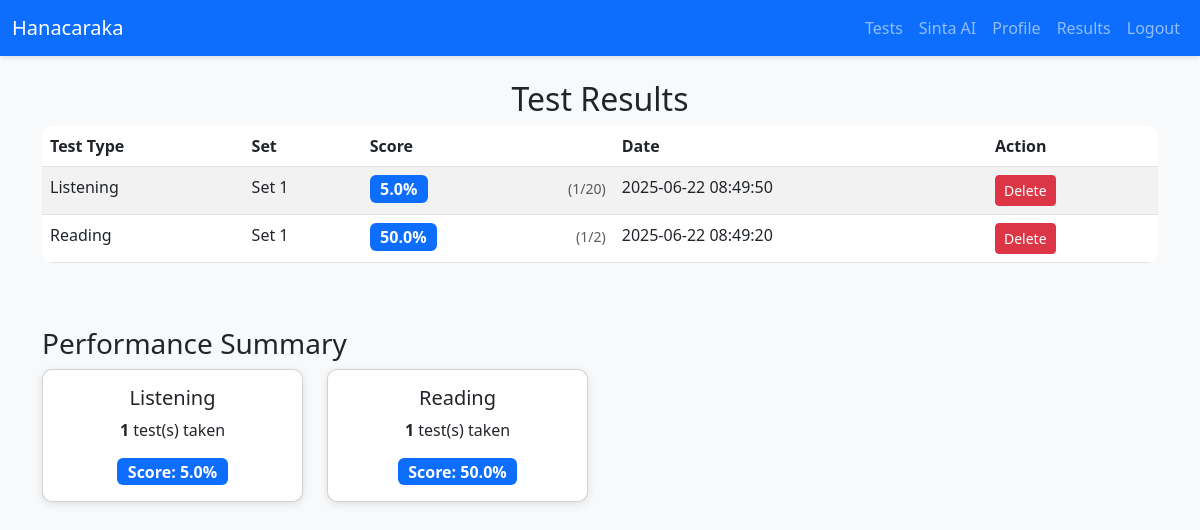
The page /results/ (signed in) on the database its author committed.
### models.py (models this page shows)
class TestResult(db.Model):
    id = db.Column(db.Integer, primary_key=True)
    user_id = db.Column(db.Integer, db.ForeignKey('user.id'), nullable=False)
    test_type = db.Column(db.String(50), nullable=False)
    set_name = db.Column(db.String(100), nullable=False)
    score = db.Column(db.JSON, nullable=False)
    timestamp = db.Column(db.DateTime, nullable=False, default=datetime.utcnow)

### routes/results.py (the view)
@results.route('/')
@login_required
def view_results():
    try:
        results = TestResult.query.filter_by(user_id=current_user.id).order_by(desc(TestResult.timestamp)).all()
        logger.debug(f"Found {len(results)} results for user {current_user.id}")
        for result in results:
            if result.test_type in ['writing', 'speaking']:
                logger.debug(f"{result.test_type.capitalize()} result structure: {result.score}")
        return render_template('results.html', results=results)
    except Exception as e:
        logger.error(f"Error loading results: {str(e)}", exc_info=True)
        return render_template('results.html', results=[])

### app.py (called while the page is built)
@login_manager.user_loader
def load_user(user_id):
    return db.session.get(User, int(user_id))

@app.after_request
def add_no_cache(response):
    response.headers['Cache-Control'] = 'no-store, no-cache, must-revalidate, max-age=0'
    response.headers['Pragma'] = 'no-cache'
    response.headers['Expires'] = '0'
    return response

### templates/results.html (shortened to what this page needs)
{% extends 'base.html' %}
{% block content %}
    <h2 class="text-center">Test Results</h2>
    <div class="table-responsive">
        <table class="table table-striped" id="test-results-table">
            <thead>
                <tr>
                    <th>Test Type</th>
                    <th>Set</th>
                    <th>Score</th>
                    <th>Date</th>
                    <th>Action</th>
                </tr>
            </thead>
            <tbody>
                {% for result in results %}
                    <tr id="result-{{ result.id }}">
                        <td>{{ result.test_type.capitalize() }}</td>
                        <td>{{ result.set_name }}</td>
                        <td>
                            {% if result.test_type in ['reading', 'listening'] %}
                                <div class="d-flex justify-content-between align-items-center">
                                    <span class="badge bg-primary fs-6">{{ result.score.percentage | round(2) }}%</span>
                                    <small class="text-muted">({{ result.score.correct }}/{{ result.score.total }})</small>
                                </div>
                            {% endif %}
                        </td>
                        <td>{{ result.timestamp.strftime('%Y-%m-%d %H:%M:%S') }}</td>
                        <td>
                            <form class="delete-result-form" data-result-id="{{ result.id }}" data-url="{{ url_for('results.delete_result', result_id=result.id) }}">
                                <button type="submit" class="btn btn-danger btn-sm">Delete</button>
                            </form>
                        </td>
                    </tr>
                {% endfor %}
            </tbody>
        </table>
    </div>
    {% if results %}
        <div class="mt-5">
            <h3>Performance Summary</h3>
            <div class="row">
                {% set test_types = {} %}
                {% for test_type, test_results in test_types.items() %}
                    <div class="col-md-6 col-lg-3 mb-3">
                        <div class="card">
                            <div class="card-body text-center">
                                <h5 class="card-title">{{ test_type.capitalize() }}</h5>
                                <p class="card-text">
                                    <strong>{{ test_results|length }}</strong> test(s) taken
                                </p>
                                {% if test_type in ['reading', 'listening'] %}
                                    {% set avg_score = (test_results | map(attribute='score.percentage') | sum) / (test_results|length) %}
                                    <div class="badge bg-primary fs-6">Score: {{ avg_score | round(2) }}%</div>
                                {% endif %}
                            </div>
                        </div>
                    </div>
                {% endfor %}
            </div>
        </div>
    {% endif %}
{% endblock %}

### static/css/base.css (style rules this page uses)
body { background-color: #f8f9fa; }
.card { border-radius: 10px; box-shadow: 0 2px 8px rgba(0,0,0,0.1); }
.table { background-color: white; border-radius: 10px; overflow: hidden; }

### rows shown on the page
TestResult: test_type "Listening", set_name "Set 1", score.percentage "5.0", score.correct "1", score.total "20", timestamp "2025-06-22 08:49:50", capitalize "Listening", test_results "1", avg_score "5.0"
TestResult: test_type "Reading", set_name "Set 1", score.percentage "50.0", score.correct "1", score.total "2", timestamp "2025-06-22 08:49:20", capitalize "Reading", test_results "1", avg_score "50.0"
